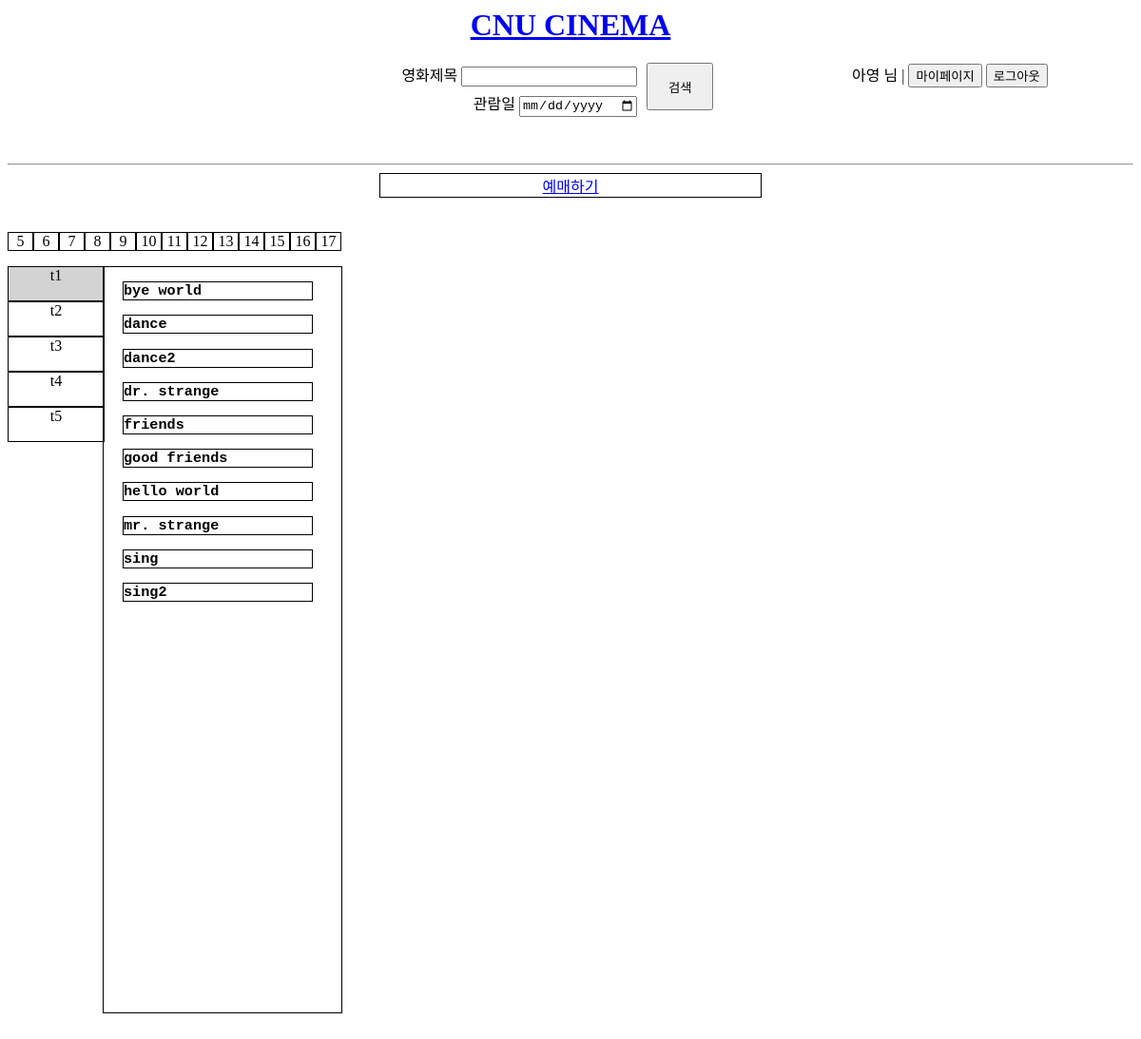
The app's page /schedule.php (signed in) with its own data.
### tables this page shows
CREATE TABLE Customer 
	(
	cid INTEGER NOT NULL,
	name TEXT,
	password TEXT NOT NULL,
	email TEXT,
	birth_date DATE,
	sex TEXT,
    CONSTRAINT Customer_PK PRIMARY KEY(cid)
	);

CREATE TABLE Movie 
	(
	mid TEXT NOT NULL,
	title TEXT,
	open_day TEXT,
	director TEXT,
	rating TEXT CHECK(rating IN ('ALL','12','15','18')),
	length INTEGER,
    CONSTRAINT Movie_PK PRIMARY KEY(mid)
	);

### conn.php (called while the page is built, shortened)
<?php
    if(isset($_SESSION["ID"])){
        $conn = TRUE;
    }
?>

### schedule.php (the view, shortened to what this page needs)
<?php
    include ('conn.php');
?>
<html lang="en">
<head>
    <link rel="stylesheet" href="css/index.css">
</head>
<body>
    <div class="header">
        <h1 id="title"><a href="/index.php">CNU CINEMA</a></h1>
        <div class="div1"></div>
        <div class="div2" id="search">
            <form action="search.php" method="get" id="formform" name="search" onsubmit="return blankSearch();">
                <div id="in">
                    <li>영화제목 <input type="text" id="search" name="movie_title"></li>
                    <li>관람일 <input type="date" name="s_date"></li>
                </div>
                <div id="s">
                    <input type="submit" value="검색">
                </div>
            </form>
        </div>
        <?php
            if($conn){
                $email = $_SESSION["ID"];
                $pw = $_SESSION["PWD"];
                $q=$db->query("SELECT name FROM customer WHERE email='$email' and password='$pw';");
                $results = $q->fetchAll(PDO::FETCH_ASSOC);
                $name = $results[0]["name"];
                echo "<div>$name 님 | <button onclick='location.href=\"mypage.php\"'>마이페이지</button>
                                    <button onclick='location.href=\"signout.php\"'>로그아웃</button></div>";
        ?>
        <?php
            }
        ?>
    </div><br><br>
    <div>
        <hr>
    </div>
    <ul>
        <li class="bar"><a href="schedule.php?date=2022-05-05">예매하기</a>
    </ul><br><br>
    <div>
        <ul class="date_select">
            <li class="date">5</li>
            <li class="date">6</li>
            <li class="date">7</li>
            <li class="date">8</li>
            <li class="date">9</li>
            <li class="date">10</li>
            <li class="date">11</li>
            <li class="date">12</li>
            <li class="date">13</li>
            <li class="date">14</li>
            <li class="date">15</li>
            <li class="date">16</li>
            <li class="date">17</li>
        </ul>
    </div>
    <br><br>
    <div class="tname">
        <ul>
            <li class="t" id="t1box" onclick="show('t1', event)">t1</li>
            <li class="t" id="t2box" onclick="show('t2', event)">t2</li>
            <li class="t" id="t3box" onclick="show('t3', event)">t3</li>
            <li class="t" id="t4box" onclick="show('t4', event)">t4</li>
            <li class="t" id="t5box" onclick="show('t5', event)">t5</li>
        </ul>
    </div>
    <div class="sche_box">
        <div class="schedule" id="t1">
            <?php
                $results = $db->query("SELECT title FROM movie ORDER BY title;");
                foreach($results as $title){
                    $t = $title["title"];
                    echo "<h3>$t</h3>";
                }
            ?>
        </div>
    </div>
</body>
</html>

### css/index.css (style rules this page uses)
.header { margin-bottom: 3%; }
#title { color: red; text-align: center; }
#search { text-align: center; }
.div1 { float: left; height: 5px; width: 35%; }
.div2 { float: left; width: 40%; margin: auto; }
#in, #s { float: left; }
#in li { text-align: right; margin-bottom: 5px; }
#s input { width: 70px; height: 50px; margin-left: 10px; }
.t { list-style: none; border: 1px; border-style: solid; height: 35px; width: 100px; text-align: center; }
.tname { float: left; height: 100%; width: 100px; padding-left: 0; }
#t1box { background-color: lightgrey; }
.sche_box { float: left; height: 100%; width: 250px; padding-left: 0; margin-bottom: 50px; border: 1px; border-style: solid; }
#t1 { display: block; width: 200px; padding-left: 20px; }
ul { padding: 0; margin: 0; }
.date { list-style: none; float: left; border: 1px; border-style: solid; width: 25px; text-align: center; }
.date_select { width: 100%; }
.bar { list-style: none; border: 1px; border-style: solid; width: 400px; text-align: center; margin: auto; }
.schedule h3 { border: 1px; border-style: solid; font-family: monospace; }
.div2 li { list-style: none; }

### records on screen
customer: name "아영"
movie: title "bye world"
movie: title "dance"
movie: title "dance2"
movie: title "dr. strange"
movie: title "friends"
movie: title "good friends"
movie: title "hello world"
movie: title "mr. strange"
movie: title "sing"
movie: title "sing2"
